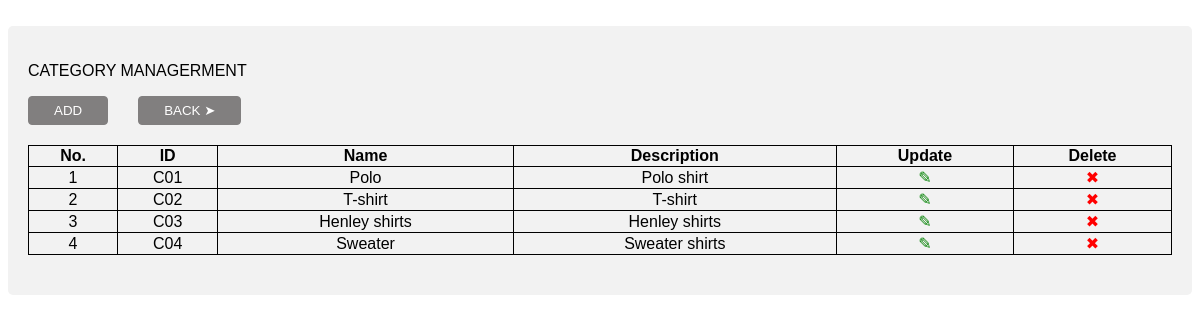
The app's page /category.php with its own data.
### tables this page shows
CREATE TABLE `category` (
  `Cat_ID` varchar(10) NOT NULL,
  `Cat_Name` varchar(30) NOT NULL,
  `Cat_Des` varchar(1000) DEFAULT NULL
);

### category.php (the view, shortened to what this page needs)
<link rel="stylesheet" href="./Css/cate.css"/>
<div class="container1">
    <p>CATEGORY MANAGERMENT</p>
<div>
<a href="?page=add_category"><button class="button" style="vertical-align:middle"><span>ADD </span></button></a>
<a href="?page=home"><button class="button" style="vertical-align:middle"><span>BACK &#10148; </span></button></a>
</div>
<table style="width:100%">
    <thead>
      <tr>
        <th>No.</th>
        <th>ID</th>
        <th>Name</th>
        <th>Description</th>
        <th>Update</th>
        <th>Delete</th>
      </tr>
    </thead>
    <tbody>
            <?php
                include_once("connection.php");
                $No=1;
                $result = mysqli_query($conn, "SELECT * FROM category");
                while($row=mysqli_fetch_array($result, MYSQLI_ASSOC)){
            ?>
			<tr>
              <td class="cotCheckBox" style="text-align: center;"><?php echo $No; ?></td>
              <td style="text-align: center;"><?php echo $row["Cat_ID"];?></td>
              <td style="text-align: center;"><?php echo $row["Cat_Name"];?></td>
              <td style="text-align: center;"><?php echo $row["Cat_Des"];?></td>
              <td style='text-align:center'>
              <a href="?page=update_category&&id=<?php echo $row["Cat_ID"]; ?>" style="color: green; text-decoration: none;">
              &#9998;</a></td>
              <td style='text-align:center'>
              <a href="category.php?function=del&&id=<?php echo $row["Cat_ID"]; ?>" style="color: red; text-decoration: none;"
              onclick="return deleteConfirm()">&#10006;</a></td>
            </tr>
            <?php
                $No++;
                }
            ?>
			</tbody>
</table>
</div>

### Css/cate.css (style rules this page uses)
table,th,td { font-family: 'Lucida Sans', 'Lucida Sans Regular', 'Lucida Grande', 'Lucida Sans Unicode', Geneva, Verdana, sans-serif; border: 1px solid; border-collapse: collapse; }
p { font-family: 'Lucida Sans', 'Lucida Sans Regular', 'Lucida Grande', 'Lucida Sans Unicode', Geneva, Verdana, sans-serif; }
.container1 { border-radius: 5px; background-color: #f2f2f2; padding: 20px; }
.button { float: left; background-color: #817f7f; color: white; padding: 6px 25px; border: 1px solid #817f7f; border-radius: 4px; cursor: pointer; margin-right: 30px; margin-bottom: 20px; }

### records on screen
category: Cat_ID "C01", Cat_Name "Polo", Cat_Des "Polo shirt"
category: Cat_ID "C02", Cat_Name "T-shirt", Cat_Des "T-shirt"
category: Cat_ID "C03", Cat_Name "Henley shirts", Cat_Des "Henley shirts"
category: Cat_ID "C04", Cat_Name "Sweater", Cat_Des "Sweater shirts"
